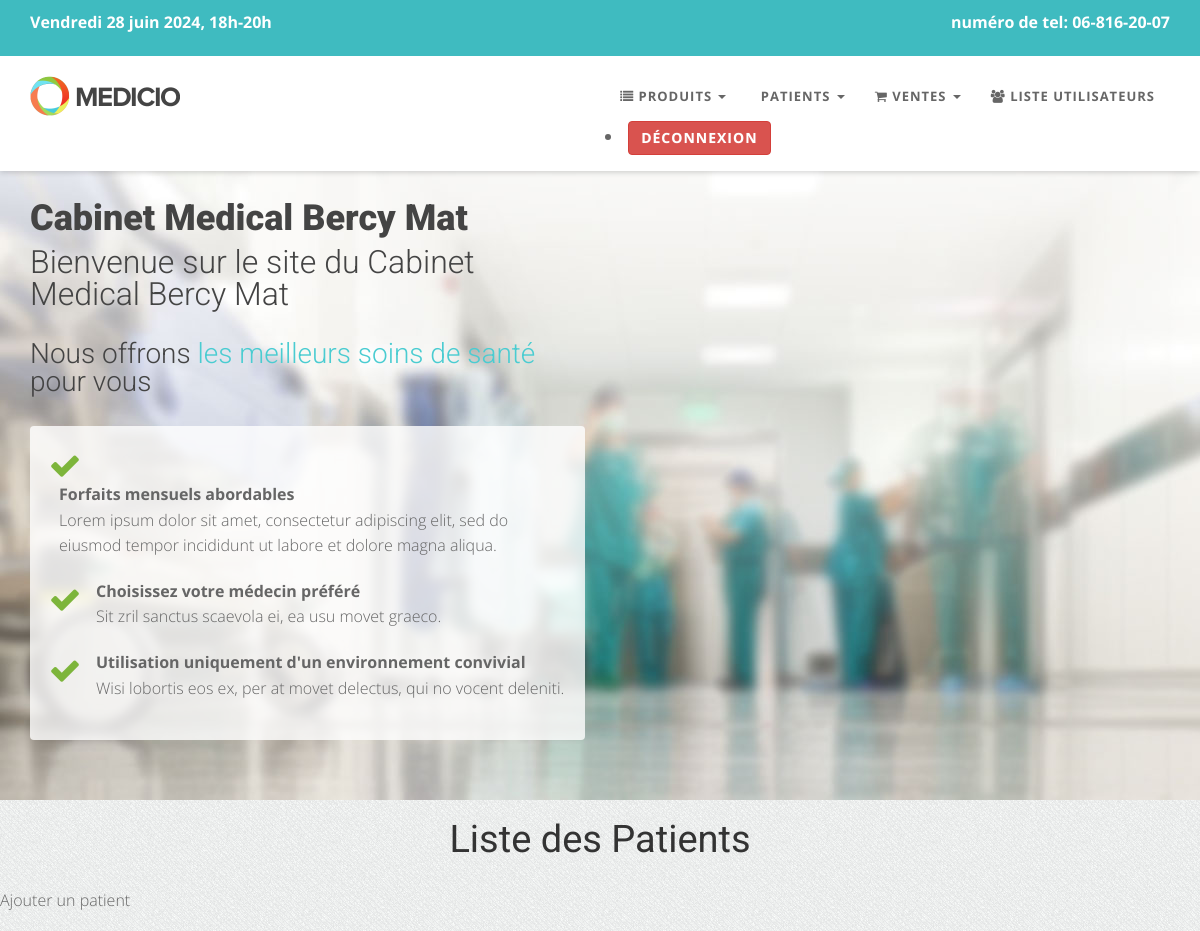
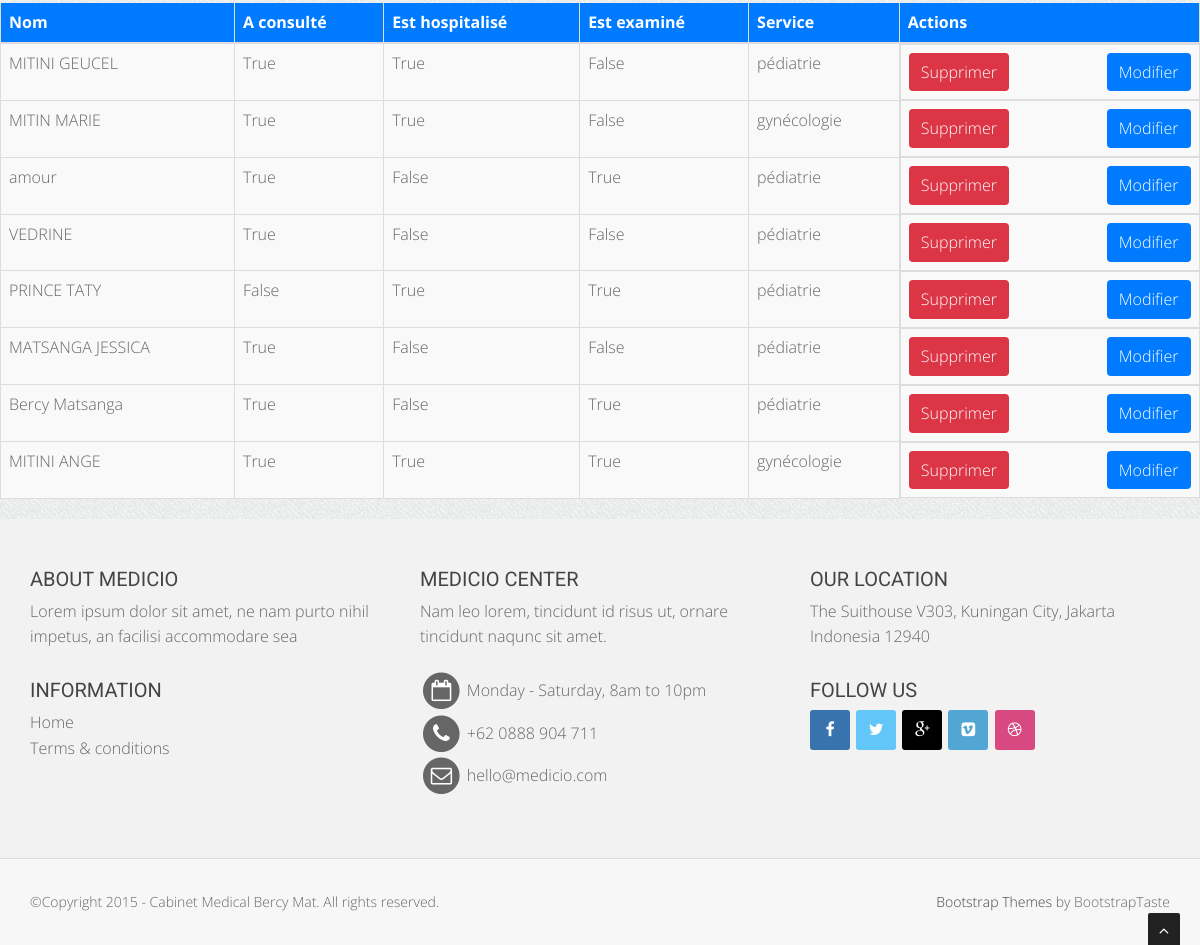
Page /liste_patients/ on the committed database (2 pictures, top to bottom).
### clinik/models.py (models this page shows)
class Patient(models.Model):
    id_patient = models.AutoField(primary_key=True)
    nom = models.CharField(max_length=100)
    a_consulte = models.BooleanField(default=False)
    est_hospitalise = models.BooleanField(default=False)
    est_examine = models.BooleanField(default=False)
    service = models.ForeignKey(Service, on_delete=models.CASCADE)

class Service(models.Model):
    id = models.AutoField(primary_key=True)
    nom = models.CharField(max_length=100)

### clinik/views.py (the view)
# urls.py: path('liste_patients/', views.liste_patients, name='liste_patients'),
def liste_patients(request):
    patients = Patient.objects.all()
    return render(request, 'liste_patients.html', {'patients': patients})

### clinik/templates/liste_patients.html (shortened to what this page needs)
{% extends "base.html" %}
{% block 'content' %}
</head>
<body>
<div class="container1">
    <h1 class="mt-4 mb-4">Liste des Patients</h1>
     <a href="{% url 'ajout_patient' %}" class="add-btn">Ajouter un patient</a>
    <table class="table table-striped">
        <thead>
            <tr>
                <th scope="col">Nom</th>
                <th scope="col">A consulté</th>
                <th scope="col">Est hospitalisé</th>
                <th scope="col">Est examiné</th>
                <th scope="col">Service</th>
                <th scope="col">Actions</th>
            </tr>
        </thead>
        <tbody>
            {% for patient in patients %}
                <tr>
                    <td>{{ patient.nom }}</td>
                    <td>{{ patient.a_consulte }}</td>
                    <td>{{ patient.est_hospitalise }}</td>
                    <td>{{ patient.est_examine }}</td>
                    <td>{{ patient.service.nom }}</td>
                    <td class="actions">
                        <form method="post" action="{% url 'supprimer_patient' patient.id_patient %}">
                            <input type="submit" class="delete-btn" value="Supprimer">
                        </form>
                        <a href="{% url 'modifier_patient' patient.id_patient %}" class="update-btn">Modifier</a>
                    </td>
                </tr>
            {% endfor %}
        </tbody>
    </table>
</div>
{% endblock 'content' %}

### clinik/templates/base.html (shortened to what this page needs)
<!DOCTYPE html>
{% load static %}
<html lang="en">
<head>
    <link href="{% static 'css/bootstrap.min.css' %}" rel="stylesheet" type="text/css">
    <link href="{% static 'sfont-awesome/css/font-awesome.min.css'%}" rel="stylesheet" type="text/css" />
	<link rel="{% static 'stylesheet" type="text/css'%}" href="{% static 'plugins/cubeportfolio/css/cubeportfolio.min.css'%}">
	<link href="{% static 'css/nivo-lightbox.css'%}" rel="stylesheet" />
	<link href="{% static 'css/nivo-lightbox-theme/default/default.css'%}" rel="stylesheet" type="text/css" />
	<link href="{% static 'css/owl.carousel.css'%}" rel="stylesheet" media="screen" />
    <link href="{% static 'css/owl.theme.css'%}" rel="stylesheet" media="screen" />
	<link href="{% static 'css/animate.css'%}" rel="stylesheet" />
    <link href="{% static 'css/style.css'%}" rel="stylesheet">
	<link id="bodybg" href="{% static 'bodybg/bg1.css'%}" rel="stylesheet" type="text/css" />
	<link id="t-colors" href="{% static 'color/default.css'%}" rel="stylesheet">
</head>
<body id="page-top" data-spy="scroll" data-target=".navbar-custom">
<div id="wrapper">
    <nav class="navbar navbar-custom navbar-fixed-top" role="navigation">
		<div class="top-area">
			<div class="container">
				<div class="row">
					<div class="col-sm-6 col-md-6">
					<p class="bold text-left">Vendredi 28 juin 2024, 18h-20h </p>
					</div>
					<div class="col-sm-6 col-md-6">
					<p class="bold text-right">numéro de tel: 06-816-20-07</p>
					</div>
				</div>
			</div>
		</div>
        <div class="container navigation">
            <div class="navbar-header page-scroll">
                <a class="navbar-brand" href="#">
                    <img src="{% static 'img/logo.png'%}" alt="" width="150" height="40" />
                </a>
            </div>
            <div class="collapse navbar-collapse navbar-right navbar-main-collapse">
				<ul class="nav navbar-nav">
				  <li class="dropdown">
					<a href="#" class="dropdown-toggle" data-toggle="dropdown"><i class="fa fa-list"></i> Produits <b class="caret"></b></a>
				  </li>
				  <li class="dropdown">
					<a href="#" class="dropdown-toggle" data-toggle="dropdown"> Patients <b class="caret"></b></a>
				  </li>
				  <li class="dropdown">
					<a href="#" class="dropdown-toggle" data-toggle="dropdown"><i class="fa fa-shopping-cart"></i> Ventes <b class="caret"></b></a>
				  </li>
				  <li><a href="{% url 'liste_utilisateurs' %}"><i class="fa fa-users"></i> Liste Utilisateurs</a></li>
				</ul>
				<li class="nav-item">
					<a class="nav-link btn btn-danger" href="{% url 'logout' %}">Déconnexion</a>
				  </li>
			  </div>
			          </div>
    </nav>
    <section id="intro" class="intro">
		<div class="intro-content">
			<div class="container">
				<div class="row">
					<div class="col-lg-6">
					<div class="wow fadeInDown" data-wow-offset="0" data-wow-delay="0.1s">
					<h2 class="h-ultra">Cabinet Medical Bercy Mat</h2>
					</div>
					<div class="wow fadeInUp" data-wow-offset="0" data-wow-delay="0.1s">
					<h3 class="h-light">Bienvenue sur le site du Cabinet Medical Bercy
						Mat</h3>
						<h4 class="h-light"> Nous offrons <span class="color">les meilleurs soins de santé</span> pour vous</h4>
					</div>
						<div class="well well-trans">
						<div class="wow fadeInRight" data-wow-delay="0.1s">
						<ul class="lead-list">
							<li><span class="fa fa-check fa-2x icon-success"></span> <span class="list"><strong>Forfaits mensuels abordables</strong><br />Lorem ipsum dolor sit amet, consectetur adipiscing elit, sed do eiusmod tempor incididunt ut labore et dolore magna aliqua.</span></li>
							<li><span class="fa fa-check fa-2x icon-success"></span> <span class="list"><strong>Choisissez votre médecin préféré</strong><br />Sit zril sanctus scaevola ei, ea usu movet graeco.</span></li>
							<li><span class="fa fa-check fa-2x icon-success"></span> <span class="list"><strong>Utilisation uniquement d'un environnement convivial</strong><br />Wisi lobortis eos ex, per at movet delectus, qui no vocent deleniti.</span></li>
						</ul>
						</div>
						</div>
					</div>
		</div>
    </section>
	{% block 'content' %}
	{% endblock 'content' %}
	<footer>
		<div class="container">
			<div class="row">
				<div class="col-sm-6 col-md-4">
					<div class="wow fadeInDown" data-wow-delay="0.1s">
					<div class="widget">
						<h5>About Medicio</h5>
						<p>
						Lorem ipsum dolor sit amet, ne nam purto nihil impetus, an facilisi accommodare sea
						</p>
					</div>
					</div>
					<div class="wow fadeInDown" data-wow-delay="0.1s">
					<div class="widget">
						<h5>Information</h5>
						<ul>
							<li><a href="#">Home</a></li>
							<li><a href="#">Terms & conditions</a></li>
						</ul>
					</div>
					</div>
				</div>
				<div class="col-sm-6 col-md-4">
					<div class="wow fadeInDown" data-wow-delay="0.1s">
					<div class="widget">
						<h5>Medicio center</h5>
						<p>
						Nam leo lorem, tincidunt id risus ut, ornare tincidunt naqunc sit amet.
						</p>
						<ul>
							<li>
								<span class="fa-stack fa-lg">
									<i class="fa fa-circle fa-stack-2x"></i>
									<i class="fa fa-calendar-o fa-stack-1x fa-inverse"></i>
								</span> Monday - Saturday, 8am to 10pm
							</li>
							<li>
								<span class="fa-stack fa-lg">
									<i class="fa fa-circle fa-stack-2x"></i>
									<i class="fa fa-phone fa-stack-1x fa-inverse"></i>
								</span> +62 0888 904 711
							</li>
							<li>
								<span class="fa-stack fa-lg">
									<i class="fa fa-circle fa-stack-2x"></i>
									<i class="fa fa-envelope-o fa-stack-1x fa-inverse"></i>
								</span> hello@medicio.com
							</li>
						</ul>
					</div>
					</div>
				</div>
				<div class="col-sm-6 col-md-4">
					<div class="wow fadeInDown" data-wow-delay="0.1s">
					<div class="widget">
						<h5>Our location</h5>
						<p>The Suithouse V303, Kuningan City, Jakarta Indonesia 12940</p>
					</div>
					</div>
					<div class="wow fadeInDown" data-wow-delay="0.1s">
					<div class="widget">
						<h5>Follow us</h5>
						<ul class="company-social">
								<li class="social-facebook"><a href="#"><i class="fa fa-facebook"></i></a></li>
								<li class="social-twitter"><a href="#"><i class="fa fa-twitter"></i></a></li>
								<li class="social-google"><a href="#"><i class="fa fa-google-plus"></i></a></li>
								<li class="social-vimeo"><a href="#"><i class="fa fa-vimeo-square"></i></a></li>
								<li class="social-dribble"><a href="#"><i class="fa fa-dribbble"></i></a></li>
						</ul>
					</div>
					</div>
				</div>
			</div>
		</div>
		<div class="sub-footer">
		<div class="container">
			<div class="row">
				<div class="col-sm-6 col-md-6 col-lg-6">
					<div class="wow fadeInLeft" data-wow-delay="0.1s">
					<div class="text-left">
					<p>&copy;Copyright 2015 - Cabinet Medical Bercy Mat. All rights reserved.</p>
					</div>
					</div>
				</div>
				<div class="col-sm-6 col-md-6 col-lg-6">
					<div class="wow fadeInRight" data-wow-delay="0.1s">
					<div class="text-right">
						<p><a href="http://bootstraptaste.com/">Bootstrap Themes</a> by BootstrapTaste</p>
					</div>
					</div>
				</div>
			</div>
		</div>
		</div>
	</footer>
</div>
<a href="#" class="scrollup"><i class="fa fa-angle-up active"></i></a>
</body>
</html>

### static/bodybg/bg1.css (style rules this page uses)
body { background: url(../img/bodybg/bg1.png) repeat left top; }

### static/color/default.css (style rules this page uses)
.top-area { background: #3fbbc0; }
.color { color: #4ACCD1; }

### clinik/templates/liste_patients.html (style rules this page uses)
h1 { text-align: center; color: #333; }
table { width: 100%; border-collapse: collapse; margin-top: 20px; }
th, td { border: 1px solid #ddd; padding: 10px; text-align: left; }
th { background-color: #007bff; color: #fff; }
tr:nth-child(even) { background-color: #f9f9f9; }
.actions { display: flex; justify-content: space-between; align-items: center; }
.delete-btn { background-color: #dc3545; color: #fff; border: none; padding: 8px 12px; cursor: pointer; border-radius: 4px; text-decoration: none; display: inline-block; }
.update-btn { background-color: #007bff; color: #fff; border: none; padding: 8px 12px; cursor: pointer; border-radius: 4px; text-decoration: none; }

### rows in the picture
Patient: nom "MITINI GEUCEL", a_consulte "True", est_hospitalise "True", est_examine "False", service.nom "pédiatrie"
Patient: nom "MITIN MARIE", a_consulte "True", est_hospitalise "True", est_examine "False", service.nom "gynécologie"
Patient: nom "amour", a_consulte "True", est_hospitalise "False", est_examine "True", service.nom "pédiatrie"
Patient: nom "VEDRINE", a_consulte "True", est_hospitalise "False", est_examine "False", service.nom "pédiatrie"
Patient: nom "PRINCE TATY", a_consulte "False", est_hospitalise "True", est_examine "True", service.nom "pédiatrie"
Patient: nom "MATSANGA JESSICA", a_consulte "True", est_hospitalise "False", est_examine "False", service.nom "pédiatrie"
Patient: nom "Bercy Matsanga", a_consulte "True", est_hospitalise "False", est_examine "True", service.nom "pédiatrie"
Patient: nom "MITINI ANGE", a_consulte "True", est_hospitalise "True", est_examine "True", service.nom "gynécologie"
